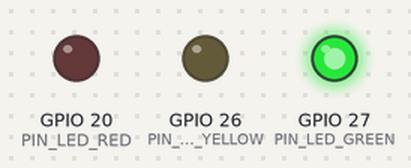
Simulated run of this sketch. Board: ESP32. On the bench: output pins drawn as LEDs (lit = HIGH).

Above: at 2.5 s.
At 5.2 s:
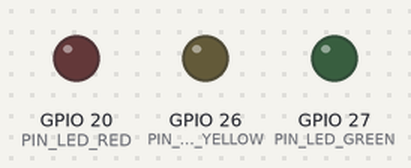
At 6.7 s:
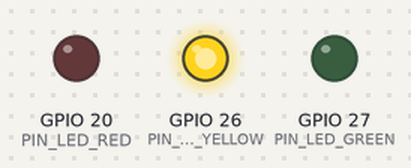
At 11.0 s:
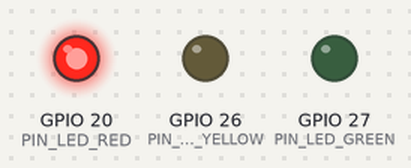
Timing chart, 0 to 17.6 s (numbered marks = the images above):
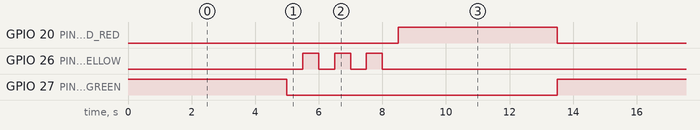

Measured:
- by itself, GPIO 20 (PIN_LED_RED), GPIO 27 (PIN_LED_GREEN): alternates HIGH for 5.0 s and LOW for 8.5 s
- by itself, GPIO 26 (PIN_LED_YELLOW): repeats every 13.5 s: 2 × (LOW 0.50 s, HIGH 0.50 s), LOW 11.0 s, HIGH 0.50 s
- by itself, everything shown: repeats every 13.5 s, in 10 steps

The sketch:

p05_traffic_lights.ino
```cpp
#define PIN_LED_RED   20   //define the red led pin
#define PIN_LED_YELLOW   26   //define the yellow led pin
#define PIN_LED_GREEN  27   //define the green led pin

void setup() {
  pinMode(PIN_LED_RED, OUTPUT);
  pinMode(PIN_LED_YELLOW, OUTPUT);
  pinMode(PIN_LED_GREEN, OUTPUT);
}

void loop() {
  digitalWrite(PIN_LED_GREEN, HIGH);// turns on the green led
delay(5000);// delays 5 seconds
digitalWrite(PIN_LED_GREEN, LOW); // turns off the green led
for(int i=0;i<3;i++)// flashes 3 times.
{
delay(500);// delays 0.5 second
digitalWrite(PIN_LED_YELLOW, HIGH);// turns on the yellow led
delay(500);// delays 0.5 second
digitalWrite(PIN_LED_YELLOW, LOW);// turns off the yellow led
}
delay(500);// delays 0.5 second
digitalWrite(PIN_LED_RED, HIGH);// turns on the red led
delay(5000);// delays 5 second
digitalWrite(PIN_LED_RED, LOW);// turns off the red led
}
//*************************************************************************************
```
